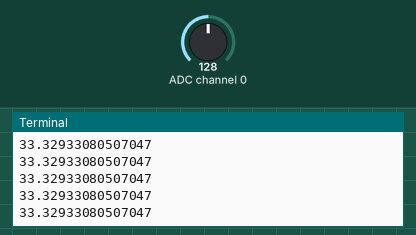
Simulated run of this program. Board: Raspberry Pi (BCM pin numbers). Shown: the last lines printed to the terminal. The test bench sets the inputs (shaded band); at power-on: ADC channel 0 = 128 (analog values on the 0–255 scale).

Above: at 1.2 s.
1.3 s: ADC channel 0 set to 178
At 2.1 s:
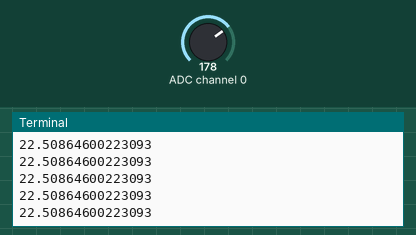
2.8 s: ADC channel 0 set to 224
At 3.9 s:
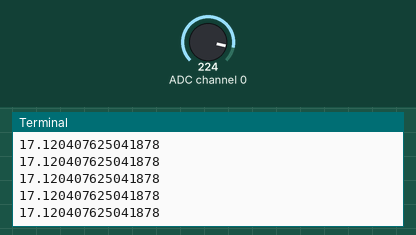
Timing chart, 0 to 5.3 s (numbered marks = the images above; inputs shaded):
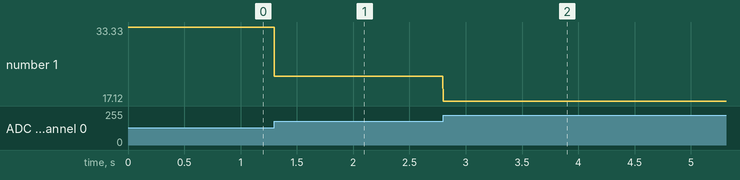

The program:

IRSensor.py
```python
import math

import wiringpi2


class IRSensor:
    def __init__(self):
        wiringpi2.pcf8591Setup(200, 0x48)

    def distance(self):
        volts = wiringpi2.analogRead(200) * 3.3 / 256.0
        return 60.495 * math.pow(volts, -1.1904)


if __name__ == '__main__':
    irSensor = IRSensor()

    while True:
        print(irSensor.distance())
```

Measured:
- after the input at 1.3 s, the terminal: prints a new line at once (image 1)
- after the input at 2.8 s, the terminal: prints a new line at once (image 2)
- plotted number 1: 33.33 → 22.51 after the input at 1.3 s, 22.51 → 17.12 after the input at 2.8 s
